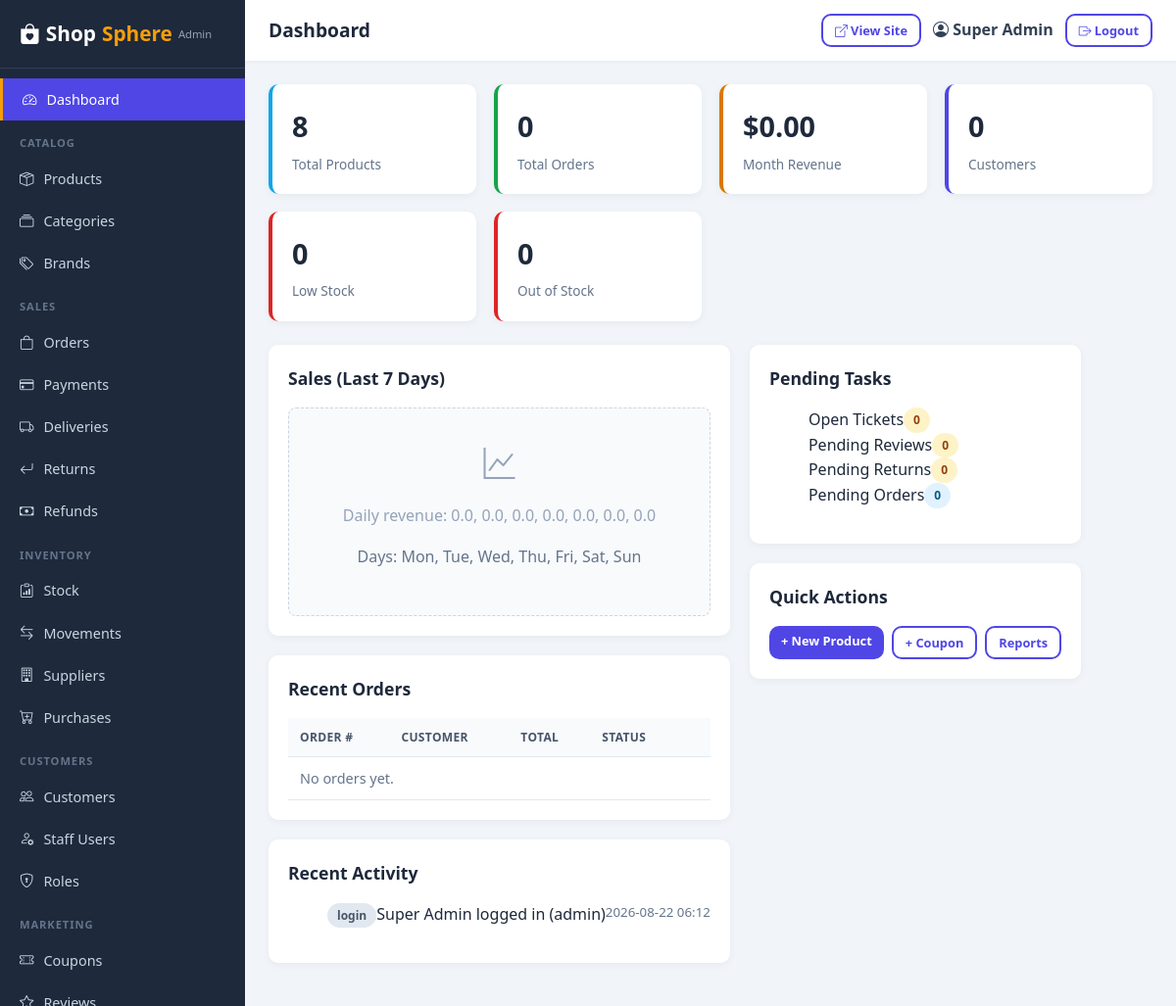
Screenshot of /admin/dashboard (signed in) with the database file from the repository.
### app/models/user.py (models this page shows, shortened)
class User(UserMixin, db.Model):
    __tablename__ = 'users'
    id = db.Column(db.Integer, primary_key=True)
    full_name = db.Column(db.String(120), nullable=False)
    email = db.Column(db.String(120), unique=True, nullable=False, index=True)
    phone = db.Column(db.String(30), nullable=True, index=True)
    password_hash = db.Column(db.String(255), nullable=False)
    avatar = db.Column(db.String(255), nullable=True)
    is_active = db.Column(db.Boolean, default=True)
    is_verified = db.Column(db.Boolean, default=False)
    is_staff = db.Column(db.Boolean, default=False)
    last_login = db.Column(db.DateTime)
    reset_token = db.Column(db.String(100), nullable=True)
    reset_token_expires = db.Column(db.DateTime)
    created_at = db.Column(db.DateTime, default=datetime.utcnow)
    updated_at = db.Column(db.DateTime, default=datetime.utcnow, onupdate=datetime.utcnow)
    roles = db.relationship('Role', secondary=user_roles, back_populates='users', lazy='selectin')
    addresses = db.relationship('Address', backref='customer', lazy='dynamic', cascade='all, delete-orphan')
    orders = db.relationship('Order', backref='customer', lazy='dynamic', foreign_keys='Order.customer_id')
    reviews = db.relationship('Review', backref='customer', lazy='dynamic', foreign_keys='Review.customer_id')
    return_requests = db.relationship('ReturnRequest', backref='customer', lazy='dynamic', foreign_keys='ReturnRequest.customer_id')
    support_tickets = db.relationship('SupportTicket', backref='customer', lazy='dynamic', foreign_keys='SupportTicket.customer_id')
    notifications = db.relationship('Notification', backref='user', lazy='dynamic', cascade='all, delete-orphan')
    loyalty_transactions = db.relationship('LoyaltyTransaction', backref='user', lazy='dynamic', cascade='all, delete-orphan')

### app/models/business.py (models this page shows, shortened)
class ActivityLog(db.Model):
    __tablename__ = 'activity_logs'
    id = db.Column(db.Integer, primary_key=True)
    user_id = db.Column(db.Integer, db.ForeignKey('users.id', ondelete='SET NULL'), nullable=True)
    user_name = db.Column(db.String(120))
    action = db.Column(db.String(80), nullable=False, index=True)  # create | update | delete | login | logout | ...
    entity = db.Column(db.String(80))  # product | order | user ...
    entity_id = db.Column(db.Integer)
    description = db.Column(db.String(255))
    ip_address = db.Column(db.String(60))
    created_at = db.Column(db.DateTime, default=datetime.utcnow, index=True)

### app/routes/admin.py (the view)
@admin_bp.route('/')
@admin_bp.route('/dashboard')
@admin_required
def dashboard():
    today = datetime.utcnow().date()
    start_month = today.replace(day=1)
    total_products = Product.query.count()
    low_stock = Product.query.filter(Product.stock_quantity <= Product.min_stock_level,
                                     Product.stock_quantity > 0).count()
    out_of_stock = Product.query.filter(Product.stock_quantity <= 0).count()
    total_customers = User.query.filter_by(is_staff=False).count()
    total_orders = Order.query.count()
    pending_orders = Order.query.filter(Order.status.in_(['pending', 'confirmed', 'processing'])).count()
    month_orders = Order.query.filter(Order.placed_at >= start_month).count()
    month_revenue = db.session.query(func.coalesce(func.sum(Order.grand_total), 0)).filter(
        Order.placed_at >= start_month, Order.payment_status == 'paid').scalar() or 0
    open_tickets = SupportTicket.query.filter(SupportTicket.status.in_(['open', 'replied', 'in_progress'])).count()
    pending_reviews = Review.query.filter_by(status='pending').count()
    pending_returns = ReturnRequest.query.filter(ReturnRequest.status.in_(['requested', 'approved', 'product_returned', 'inspected'])).count()
    recent_orders = Order.query.order_by(desc(Order.placed_at)).limit(8).all()
    recent_activity = ActivityLog.query.order_by(desc(ActivityLog.created_at)).limit(10).all()
    days = []
    sales = []
    for i in range(6, -1, -1):
        d = today - timedelta(days=i)
        days.append(d.strftime('%a'))
        rev = db.session.query(func.coalesce(func.sum(Order.grand_total), 0)).filter(
            func.date(Order.placed_at) == d, Order.payment_status == 'paid').scalar() or 0
        sales.append(float(rev))
    return render_template('admin/dashboard.html',
                           total_products=total_products, low_stock=low_stock, out_of_stock=out_of_stock,
                           total_customers=total_customers, total_orders=total_orders,
                           pending_orders=pending_orders, month_orders=month_orders,
                           month_revenue=month_revenue, open_tickets=open_tickets,
                           pending_reviews=pending_reviews, pending_returns=pending_returns,
                           recent_orders=recent_orders, recent_activity=recent_activity,
                           chart_days=days, chart_sales=sales)

### app/templates/admin/dashboard.html (shortened to what this page needs)
{% extends "admin/base.html" %}
{% block content %}
<div class="admin-stat-grid">
  <div class="admin-stat blue"><div class="v">{{ total_products }}</div><div class="l">Total Products</div></div>
  <div class="admin-stat green"><div class="v">{{ total_orders }}</div><div class="l">Total Orders</div></div>
  <div class="admin-stat amber"><div class="v">{{ money(month_revenue) }}</div><div class="l">Month Revenue</div></div>
  <div class="admin-stat"><div class="v">{{ total_customers }}</div><div class="l">Customers</div></div>
  <div class="admin-stat red"><div class="v">{{ low_stock }}</div><div class="l">Low Stock</div></div>
  <div class="admin-stat red"><div class="v">{{ out_of_stock }}</div><div class="l">Out of Stock</div></div>
</div>
<div class="row">
  <div class="col-lg-8">
    <div class="admin-panel">
      <h3>Sales (Last 7 Days)</h3>
      <div class="chart-placeholder">
        <i class="bi bi-graph-up" style="font-size:2rem"></i>
        <p>Daily revenue: {{ chart_sales|join(', ') }}</p>
        <p class="text-muted">Days: {{ chart_days|join(', ') }}</p>
      </div>
    </div>
    <div class="admin-panel">
      <h3>Recent Orders</h3>
      <table class="admin-table">
        <thead><tr><th>Order #</th><th>Customer</th><th>Total</th><th>Status</th><th></th></tr></thead>
        <tbody>
        {% for o in recent_orders %}
          <tr>
            <td>{{ o.order_number }}</td>
            <td>{{ o.customer.full_name if o.customer else 'N/A' }}</td>
            <td>{{ money(o.grand_total) }}</td>
            <td><span class="badge bg-info">{{ o.status }}</span></td>
            <td><a href="{{ url_for('admin.order_detail', order_id=o.id) }}" class="btn btn-outline btn-xs">View</a></td>
          </tr>
        {% else %}
          <tr><td colspan="5" class="text-center text-muted">No orders yet.</td></tr>
        {% endfor %}
        </tbody>
      </table>
    </div>
    <div class="admin-panel">
      <h3>Recent Activity</h3>
      <ul class="list-group list-group-flush">
        {% for a in recent_activity %}
        <li class="list-group-item d-flex justify-content-between">
          <span><span class="badge bg-secondary me-2">{{ a.action }}</span>{{ a.description or '' }}</span>
          <small class="text-muted">{{ a.created_at.strftime('%Y-%m-%d %H:%M') }}</small>
        </li>
        {% else %}
        <li class="list-group-item text-muted">No activity recorded.</li>
        {% endfor %}
      </ul>
    </div>
  </div>
  <div class="col-lg-4">
    <div class="admin-panel">
      <h3>Pending Tasks</h3>
      <ul class="list-unstyled mb-0">
        <li class="d-flex justify-content-between py-1"><span>Open Tickets</span><span class="badge bg-warning">{{ open_tickets }}</span></li>
        <li class="d-flex justify-content-between py-1"><span>Pending Reviews</span><span class="badge bg-warning">{{ pending_reviews }}</span></li>
        <li class="d-flex justify-content-between py-1"><span>Pending Returns</span><span class="badge bg-warning">{{ pending_returns }}</span></li>
        <li class="d-flex justify-content-between py-1"><span>Pending Orders</span><span class="badge bg-info">{{ pending_orders }}</span></li>
      </ul>
    </div>
    <div class="admin-panel">
      <h3>Quick Actions</h3>
      <div class="d-flex gap-2 flex-wrap">
        <a href="{{ url_for('admin.product_new') }}" class="btn btn-primary btn-sm">+ New Product</a>
        <a href="{{ url_for('admin.coupon_new') }}" class="btn btn-outline btn-sm">+ Coupon</a>
        <a href="{{ url_for('admin.report_sales') }}" class="btn btn-outline btn-sm">Reports</a>
      </div>
    </div>
  </div>
</div>
{% endblock %}

### app/templates/admin/base.html (shortened to what this page needs)
<!DOCTYPE html>
<html lang="en">
<head>
  <link rel="stylesheet" href="{{ url_for('static', filename='css/style.css') }}">
  <link rel="stylesheet" href="{{ url_for('static', filename='css/admin.css') }}">
  <link rel="stylesheet" href="https://cdn.jsdelivr.net/npm/bootstrap-icons@1.11.1/font/bootstrap-icons.css">
</head>
<body class="admin-body">
  <div class="admin-layout">
    <aside class="admin-sidebar">
      <div class="admin-logo">
        <a href="{{ url_for('admin.dashboard') }}"><i class="bi bi-bag-heart-fill"></i> Shop<span>Sphere</span> <small>Admin</small></a>
      </div>
      <nav class="admin-nav">
        <a href="{{ url_for('admin.dashboard') }}" class="{{ 'active' if request.endpoint == 'admin.dashboard' }}"><i class="bi bi-speedometer2"></i> Dashboard</a>
        <div class="nav-group">Catalog</div>
        <a href="{{ url_for('admin.products') }}" class="{{ 'active' if 'product' in request.endpoint }}"><i class="bi bi-box-seam"></i> Products</a>
        <a href="{{ url_for('admin.categories') }}" class="{{ 'active' if request.endpoint == 'admin.categories' }}"><i class="bi bi-collection"></i> Categories</a>
        <a href="{{ url_for('admin.brands') }}" class="{{ 'active' if request.endpoint == 'admin.brands' }}"><i class="bi bi-tags"></i> Brands</a>
        <div class="nav-group">Sales</div>
        <a href="{{ url_for('admin.orders') }}" class="{{ 'active' if request.endpoint == 'admin.orders' }}"><i class="bi bi-bag"></i> Orders</a>
        <a href="{{ url_for('admin.payments') }}" class="{{ 'active' if request.endpoint == 'admin.payments' }}"><i class="bi bi-credit-card"></i> Payments</a>
        <a href="{{ url_for('admin.deliveries') }}" class="{{ 'active' if request.endpoint == 'admin.deliveries' }}"><i class="bi bi-truck"></i> Deliveries</a>
        <a href="{{ url_for('admin.returns') }}" class="{{ 'active' if request.endpoint == 'admin.returns' }}"><i class="bi bi-arrow-return-left"></i> Returns</a>
        <a href="{{ url_for('admin.refunds') }}" class="{{ 'active' if request.endpoint == 'admin.refunds' }}"><i class="bi bi-cash"></i> Refunds</a>
        <div class="nav-group">Inventory</div>
        <a href="{{ url_for('admin.inventory') }}" class="{{ 'active' if request.endpoint == 'admin.inventory' }}"><i class="bi bi-clipboard-data"></i> Stock</a>
        <a href="{{ url_for('admin.inventory_movements') }}" class="{{ 'active' if request.endpoint == 'admin.inventory_movements' }}"><i class="bi bi-arrow-left-right"></i> Movements</a>
        <a href="{{ url_for('admin.suppliers') }}" class="{{ 'active' if request.endpoint == 'admin.suppliers' }}"><i class="bi bi-building"></i> Suppliers</a>
        <a href="{{ url_for('admin.purchases') }}" class="{{ 'active' if request.endpoint == 'admin.purchases' }}"><i class="bi bi-cart-plus"></i> Purchases</a>
        <div class="nav-group">Customers</div>
        <a href="{{ url_for('admin.customers') }}" class="{{ 'active' if request.endpoint == 'admin.customers' }}"><i class="bi bi-people"></i> Customers</a>
        <a href="{{ url_for('admin.users') }}" class="{{ 'active' if request.endpoint == 'admin.users' }}"><i class="bi bi-person-gear"></i> Staff Users</a>
        <a href="{{ url_for('admin.roles') }}" class="{{ 'active' if request.endpoint == 'admin.roles' }}"><i class="bi bi-shield-lock"></i> Roles</a>
        <div class="nav-group">Marketing</div>
        <a href="{{ url_for('admin.coupons') }}" class="{{ 'active' if request.endpoint == 'admin.coupons' }}"><i class="bi bi-ticket-perforated"></i> Coupons</a>
        <a href="{{ url_for('admin.reviews') }}" class="{{ 'active' if request.endpoint == 'admin.reviews' }}"><i class="bi bi-star"></i> Reviews</a>
      </nav>
    </aside>
    <div class="admin-main">
      <header class="admin-header">
        <div class="admin-header-left">
          <span class="admin-page-title">{% block page_title %}Dashboard{% endblock %}</span>
        </div>
        <div class="admin-header-right">
          <a href="{{ url_for('main.home') }}" target="_blank" class="btn btn-outline btn-sm"><i class="bi bi-box-arrow-up-right"></i> View Site</a>
          <span class="admin-user"><i class="bi bi-person-circle"></i> {{ current_user.full_name }}</span>
          <a href="{{ url_for('auth.logout') }}" class="btn btn-outline btn-sm"><i class="bi bi-box-arrow-right"></i> Logout</a>
        </div>
      </header>
      <div class="admin-content">
        {% block content %}{% endblock %}
      </div>
    </div>
  </div>
</body>
</html>

### rows the page displays
User: full_name "Super Admin"
ActivityLog: action "login", description "Super Admin logged in (admin)", created_at "2026-08-22 06:12"

### other values shown
{{ total_products }} "8"
{{ total_orders }} "0"
{{ money(month_revenue) }} "$0.00"
{{ total_customers }} "0"
{{ low_stock }} "0"
{{ out_of_stock }} "0"
{{ chart_sales|join(', ') }} "0.0, 0.0, 0.0, 0.0, 0.0, 0.0, 0.0"
{{ chart_days|join(', ') }} "Mon, Tue, Wed, Thu, Fri, Sat, Sun"
{{ open_tickets }} "0"
{{ pending_reviews }} "0"
{{ pending_returns }} "0"
{{ pending_orders }} "0"
